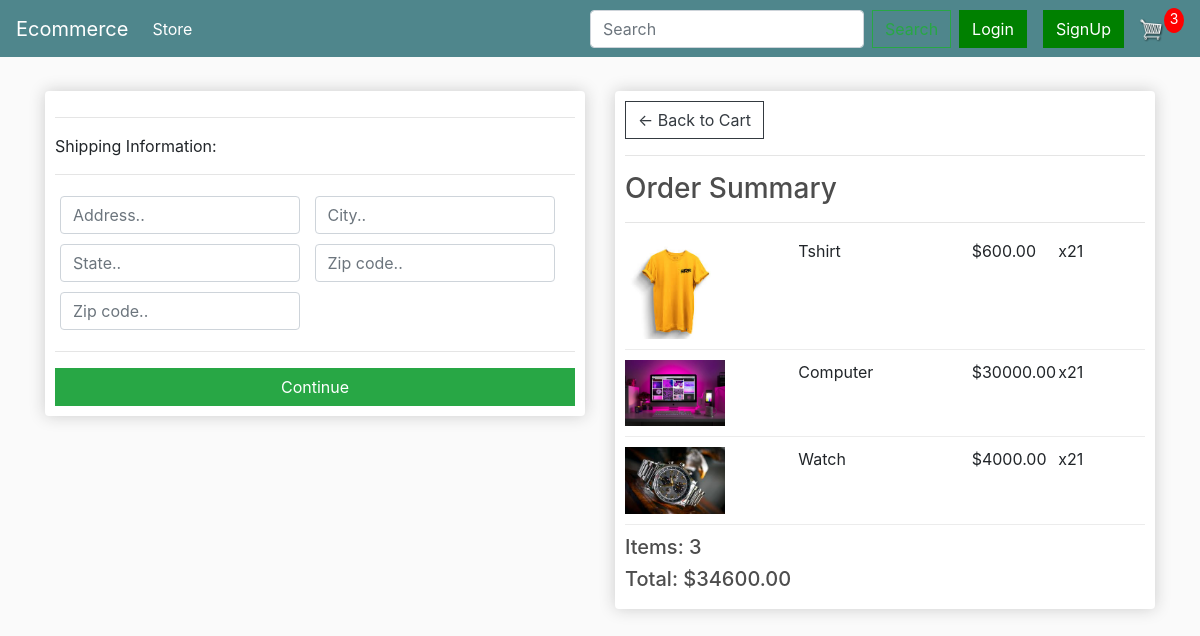
/checkout/ (signed in), run on an earlier commit of the app's database.
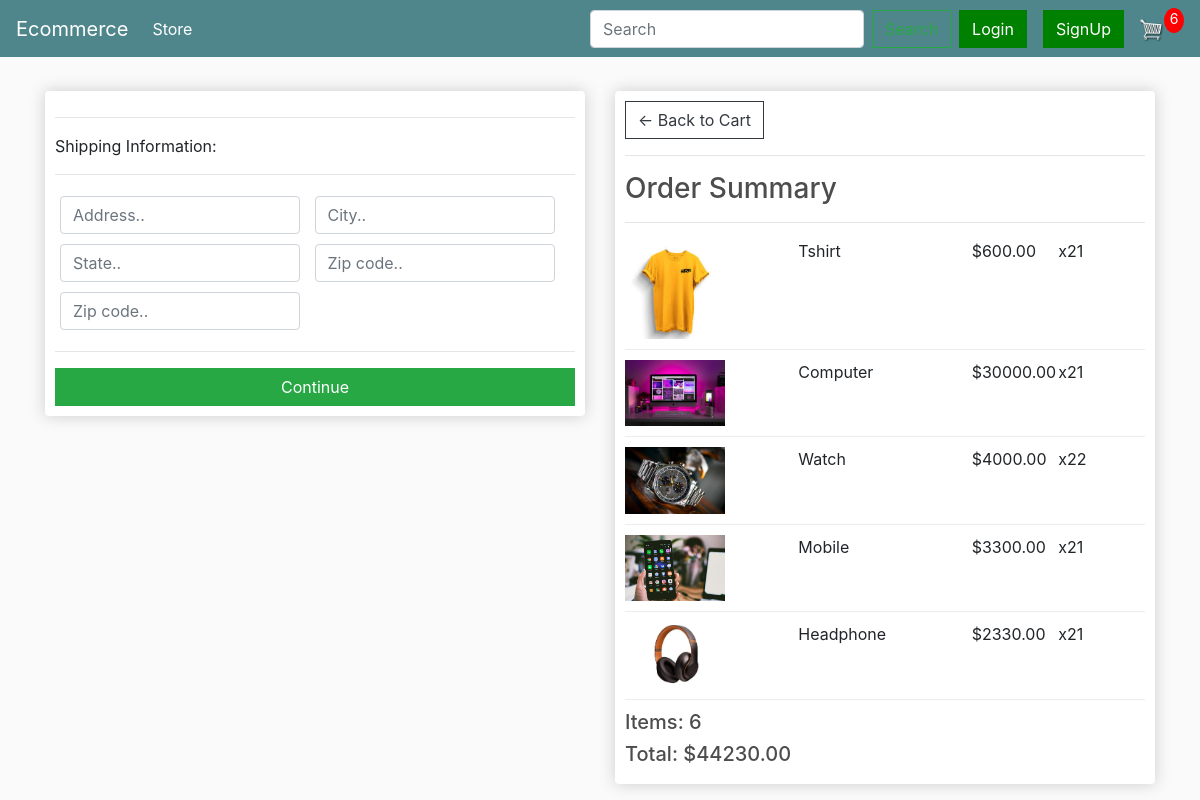
And on a later commit of the database.
### store/models.py (models this page shows, shortened)
class OrderItem(models.Model):
    product = models.ForeignKey(Product, on_delete=models.SET_NULL, blank=True, null=True)
    order = models.ForeignKey(Order, on_delete=models.SET_NULL, blank=True, null=True)
    quantity = models.IntegerField(default=0, null=True, blank=True)
    date_added = models.DateTimeField(auto_now_add=True)
    @property
    def get_total(self):
        if self.product and self.product.price:
            total = self.product.price * self.quantity
        else:
            total = 0
        return total

class Product(models.Model):
    name= models.CharField(max_length=200,null=True)
    price = models.DecimalField(max_digits=7, decimal_places=2)
    digital = models.BooleanField(default=False,null=True,blank=False)
    image = models.ImageField(upload_to='products/')
    description = models.TextField(null=True, blank=True)
    in_stock = models.BooleanField(default=True)  # New field to indicate stock status
    colors = models.ManyToManyField(Color, related_name='products')
    sizes = models.ManyToManyField(Size, related_name='products')
    @property
    def imageURL(self):
        try:
            url = self.image.url
        except:
            url = ''
        return url

class Order(models.Model):
    customer = models.ForeignKey(Customer, on_delete=models.SET_NULL, blank=True, null=True)
    date_order = models.DateTimeField(auto_now_add=True)
    complete = models.BooleanField(default=False, null=True, blank=False)
    transaction_id = models.CharField(max_length=200, null=True)
    @property
    def shipping(self):
        shipping = False
        orderitems = self.orderitem_set.all()
        for i in orderitems:
            if i.product and not i.product.digital:
                shipping = True
        return shipping
    @property
    def get_cart_total(self):
        orderitems = self.orderitem_set.all()
        total = sum([item.get_total for item in orderitems])
        return total
    @property
    def get_cart_items(self):
        orderitems = self.orderitem_set.all()
        total = sum([item.quantity for item in orderitems])
        return total

### store/views.py (the view)
# urls.py: path('checkout/', views.checkout, name='checkout'),
@login_required(login_url='/accounts/login/')
def checkout(request):
        data = cartData(request)
        cartItems = data['cartItems']
        order = data['order']
        items = data['items']
        context = {'items':items, 'order':order,'cartItems':cartItems}
        return render(request, 'store/checkout.html', context)

### store/utils.py (called while the page is built)
def cartData(request):
    if request.user.is_authenticated:
        customer = request.user.customer
        order, created = Order.objects.get_or_create(customer=customer, complete=False)
        items = order.orderitem_set.all()
        cartItems = order.get_cart_items
    else:
        cookieData = cookieCart(request)
        cartItems = cookieData['cartItems']
        order = cookieData['order']
        items = cookieData['items']
    context = {'items': items, 'order': order, 'cartItems': cartItems}
    return context

### store/templates/store/checkout.html (shortened to what this page needs)
{% extends 'store/main.html' %}
{% load static %}
{% block content %}
     <div class="row">
		<div class="col-lg-6">
			<div class="box-element" id="form-wrapper">
				<form id="form">
					<div id="shipping-info">
						<hr>
						<p>Shipping Information:</p>
						<hr>
						<div class="form-field">
							<input class="form-control" type="text" name="address" placeholder="Address..">
						</div>
						<div class="form-field">
							<input class="form-control" type="text" name="city" placeholder="City..">
						</div>
						<div class="form-field">
							<input class="form-control" type="text" name="state" placeholder="State..">
						</div>
						<div class="form-field">
							<input class="form-control" type="text" name="zipcode" placeholder="Zip code..">
						</div>
						<div class="form-field">
							<input class="form-control" type="text" name="country" placeholder="Zip code..">
						</div>
					</div>
					<hr>
					<input id="form-button" class="btn btn-success btn-block" type="submit" value="Continue">
				</form>
			</div>
			<br>
		</div>
		<div class="col-lg-6">
			<div class="box-element">
				<a  class="btn btn-outline-dark" href="{% url 'cart' %}">&#x2190; Back to Cart</a>
				<hr>
				<h3>Order Summary</h3>
				<hr>
				{% for item in items %}
				<div class="cart-row">
					<div style="flex:2"><img class="row-image" src="{{item.product.imageURL}}"></div>
					<div style="flex:2"><p>{{item.product.name}}</p></div>
					<div style="flex:1"><p>${{item.product.price|floatformat:2}}</p></div>
					<div style="flex:1"><p>x2{{item.quantity}}</p></div>
				</div>
				{% endfor %}
				<h5>Items:   {{order.get_cart_items}}</h5>
				<h5>Total:   ${{order.get_cart_total|floatformat:2}}</h5>
			</div>
		</div>
	</div>
{% endblock content %}

What changed in the data, as far as the page shows it:
changed OrderItem "Watch": quantity "1" → "2"
added OrderItem: product.imageURL (picture), product.name "Mobile", product.price "3300.00", quantity "1"
added OrderItem: product.imageURL (picture), product.name "Headphone", product.price "2330.00", quantity "1"
changed through a linked row, Order: get_cart_items "3" → "6"; get_cart_total "34600.00" → "44230.00"
Also different on the page:
{{ cartItems }}: "3" → "6"
